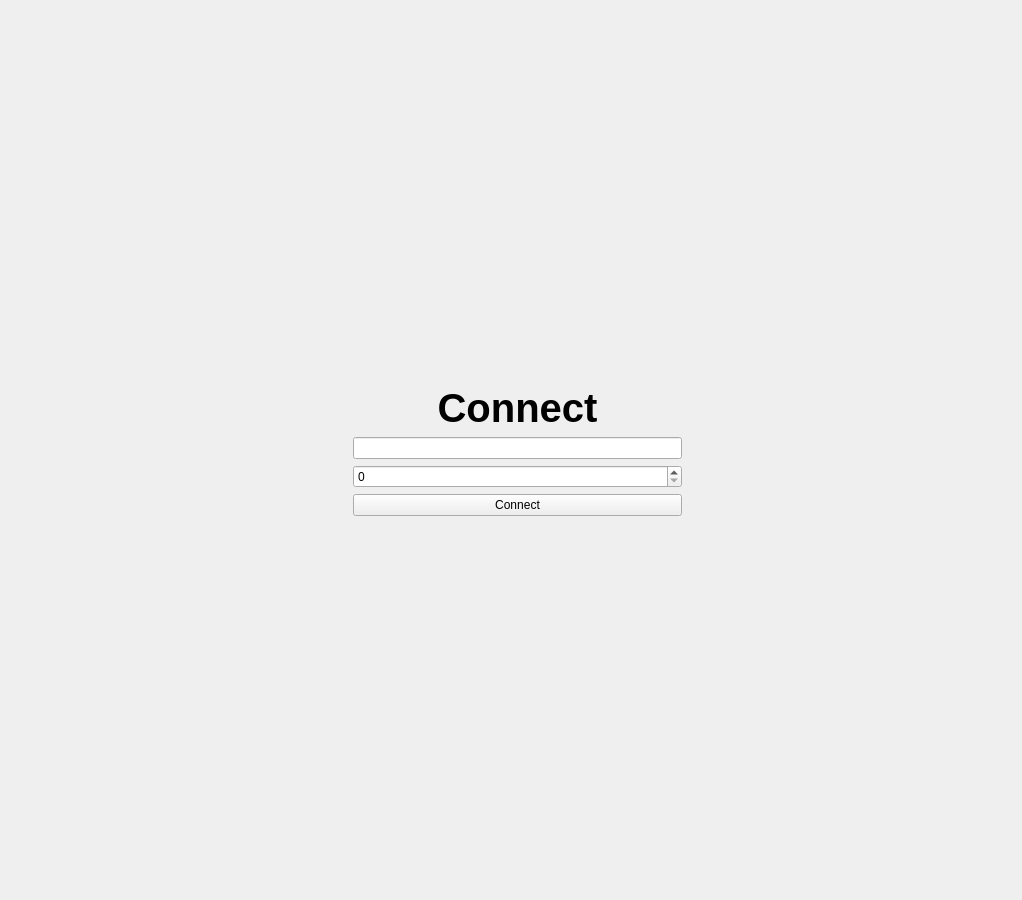
<?xml version="1.0" encoding="UTF-8"?>
<ui version="4.0">
 <class>ConnectForm</class>
 <widget class="QWidget" name="ConnectForm">
  <property name="geometry">
   <rect>
    <x>0</x>
    <y>0</y>
    <width>1022</width>
    <height>900</height>
   </rect>
  </property>
  <property name="windowTitle">
   <string>Form</string>
  </property>
  <layout class="QGridLayout" name="gridLayout">
   <item row="0" column="2">
    <spacer name="vertical_spacer">
     <property name="orientation">
      <enum>Qt::Vertical</enum>
     </property>
     <property name="sizeHint" stdset="0">
      <size>
       <width>20</width>
       <height>40</height>
      </size>
     </property>
    </spacer>
   </item>
   <item row="1" column="3">
    <spacer name="horizontal_spacer_2">
     <property name="orientation">
      <enum>Qt::Horizontal</enum>
     </property>
     <property name="sizeHint" stdset="0">
      <size>
       <width>40</width>
       <height>20</height>
      </size>
     </property>
    </spacer>
   </item>
   <item row="1" column="2">
    <layout class="QVBoxLayout" name="verticalLayout">
     <item>
      <widget class="QLabel" name="label">
       <property name="font">
        <font>
         <pointsize>30</pointsize>
         <weight>75</weight>
         <bold>true</bold>
        </font>
       </property>
       <property name="text">
        <string>Connect</string>
       </property>
       <property name="alignment">
        <set>Qt::AlignCenter</set>
       </property>
      </widget>
     </item>
     <item>
      <widget class="QLineEdit" name="hostname"/>
     </item>
     <item>
      <widget class="QSpinBox" name="port"/>
     </item>
     <item>
      <widget class="QPushButton" name="connect">
       <property name="text">
        <string>Connect</string>
       </property>
      </widget>
     </item>
    </layout>
   </item>
   <item row="1" column="1">
    <spacer name="horizontal_spacer">
     <property name="orientation">
      <enum>Qt::Horizontal</enum>
     </property>
     <property name="sizeHint" stdset="0">
      <size>
       <width>40</width>
       <height>20</height>
      </size>
     </property>
    </spacer>
   </item>
   <item row="1" column="0">
    <widget class="QLabel" name="logo">
     <property name="text">
      <string/>
     </property>
     <property name="pixmap">
      <pixmap resource="resource.qrc">:/images/app/logo.png</pixmap>
     </property>
     <property name="alignment">
      <set>Qt::AlignCenter</set>
     </property>
    </widget>
   </item>
   <item row="2" column="2">
    <spacer name="vertical_spacer_2">
     <property name="orientation">
      <enum>Qt::Vertical</enum>
     </property>
     <property name="sizeHint" stdset="0">
      <size>
       <width>20</width>
       <height>40</height>
      </size>
     </property>
    </spacer>
   </item>
  </layout>
 </widget>
 <resources>
  <include location="resource.qrc"/>
 </resources>
 <connections/>
</ui>
